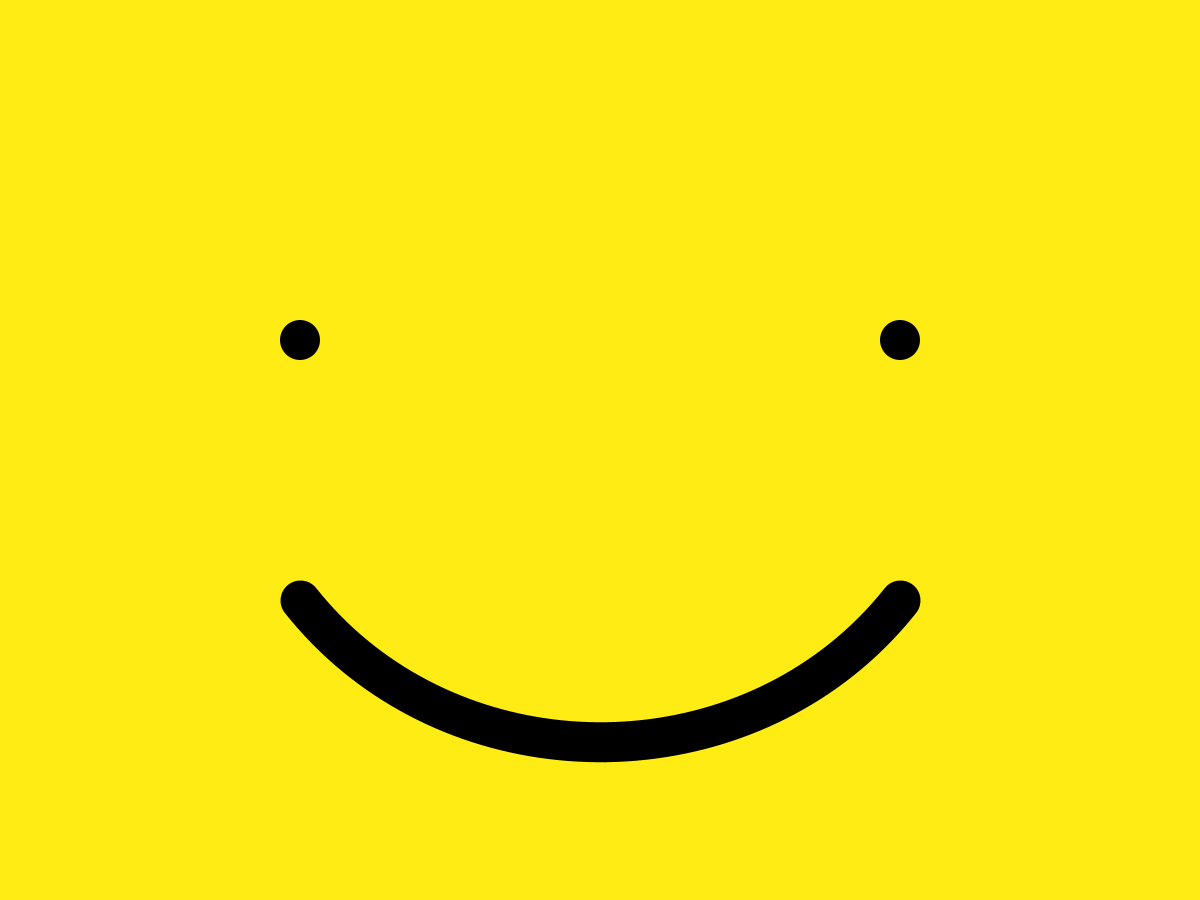
Frame 1 (no input)
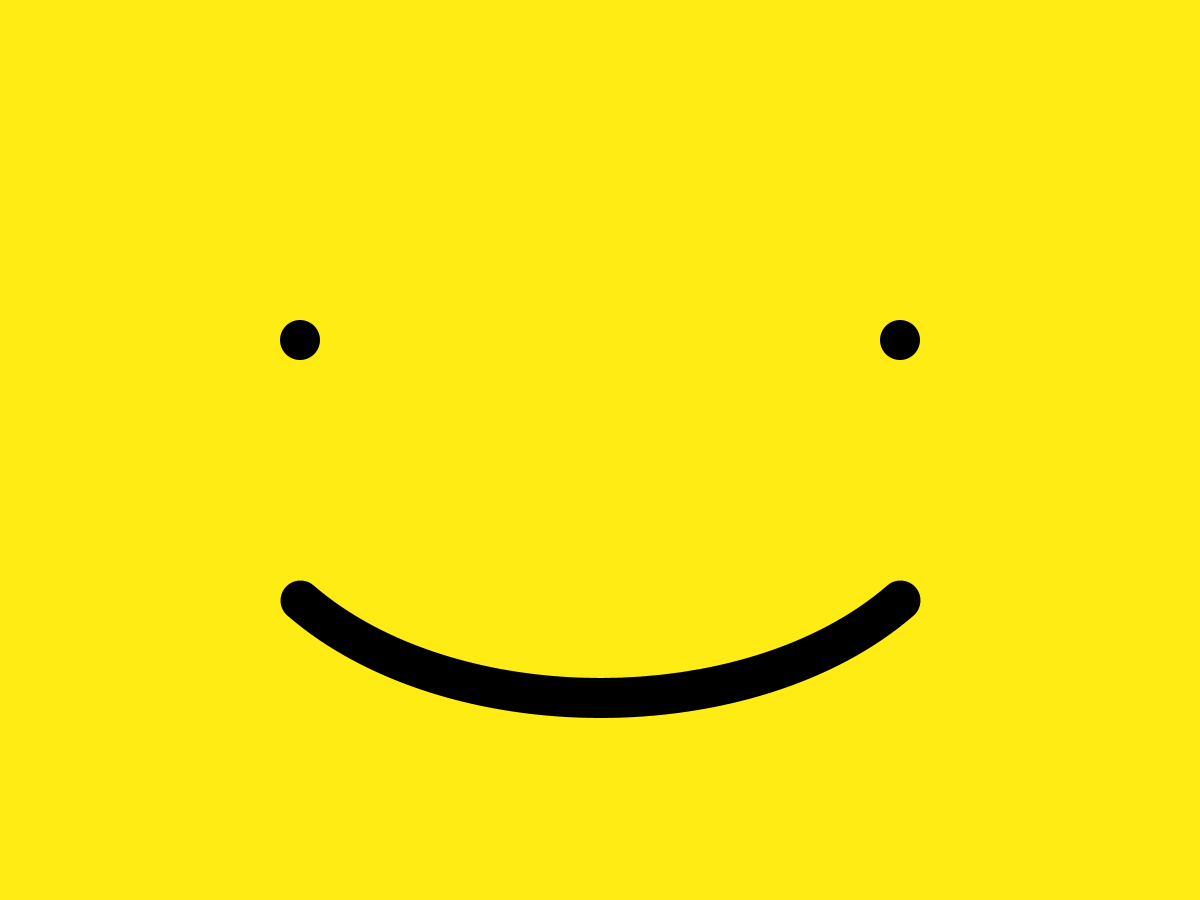
Frame 60 (the mouse pressed at the canvas centre just before this capture)
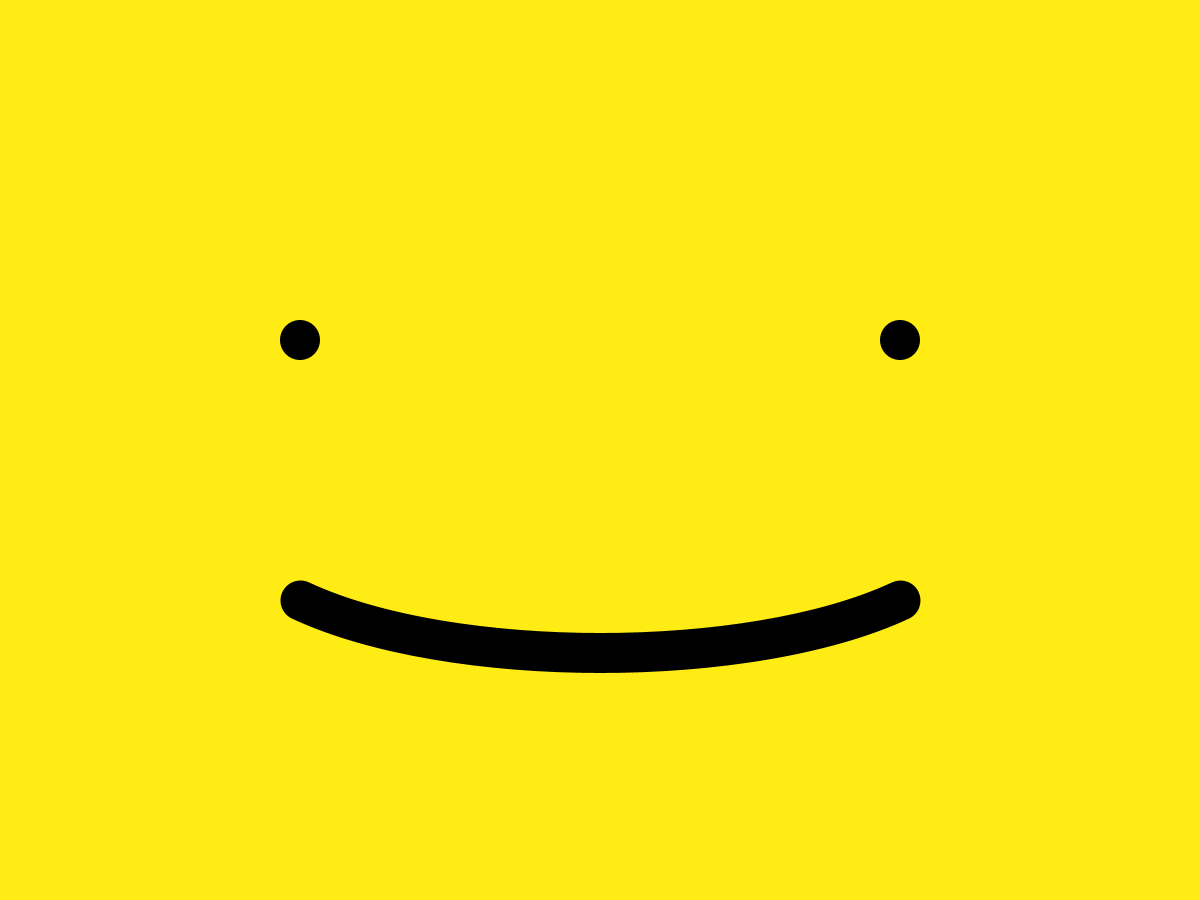
Frame 120 (the mouse held since frame 60 and released just before this capture)

The Processing sketch that drew these frames (run headless with seeded random() and noise(); from frame 60 on, the mouse is pressed at the canvas centre):

// Processing sketch: smiley
// ── smiley.pde
float happinessMeter = 0;
int direction = 1;

void setup(){
  size(1200,900);
  background(#FFEC15);
}

void draw(){
  background(#FFEC15);
  noStroke();
  fill(0);
  ellipse(width/4,340,40,40);
  ellipse(width/2+(width/4),340,40,40);
  
  if (happinessMeter < -400){
    direction = 1;
  } 
  
  if (happinessMeter > 0){
    direction = -1;
  } 
  
  happinessMeter = happinessMeter + direction;
  
  //map(happinessMeter, -400, 0, -1, 1);

  stroke(0);
  strokeWeight(40);
  noFill();
  bezier(width/4, 600, (width/8)*3, height-(height/8) + happinessMeter, width-((width/8)*3), height - (height/8) + happinessMeter, width/2+(width/4), 600);  
  
  println(happinessMeter);
}
